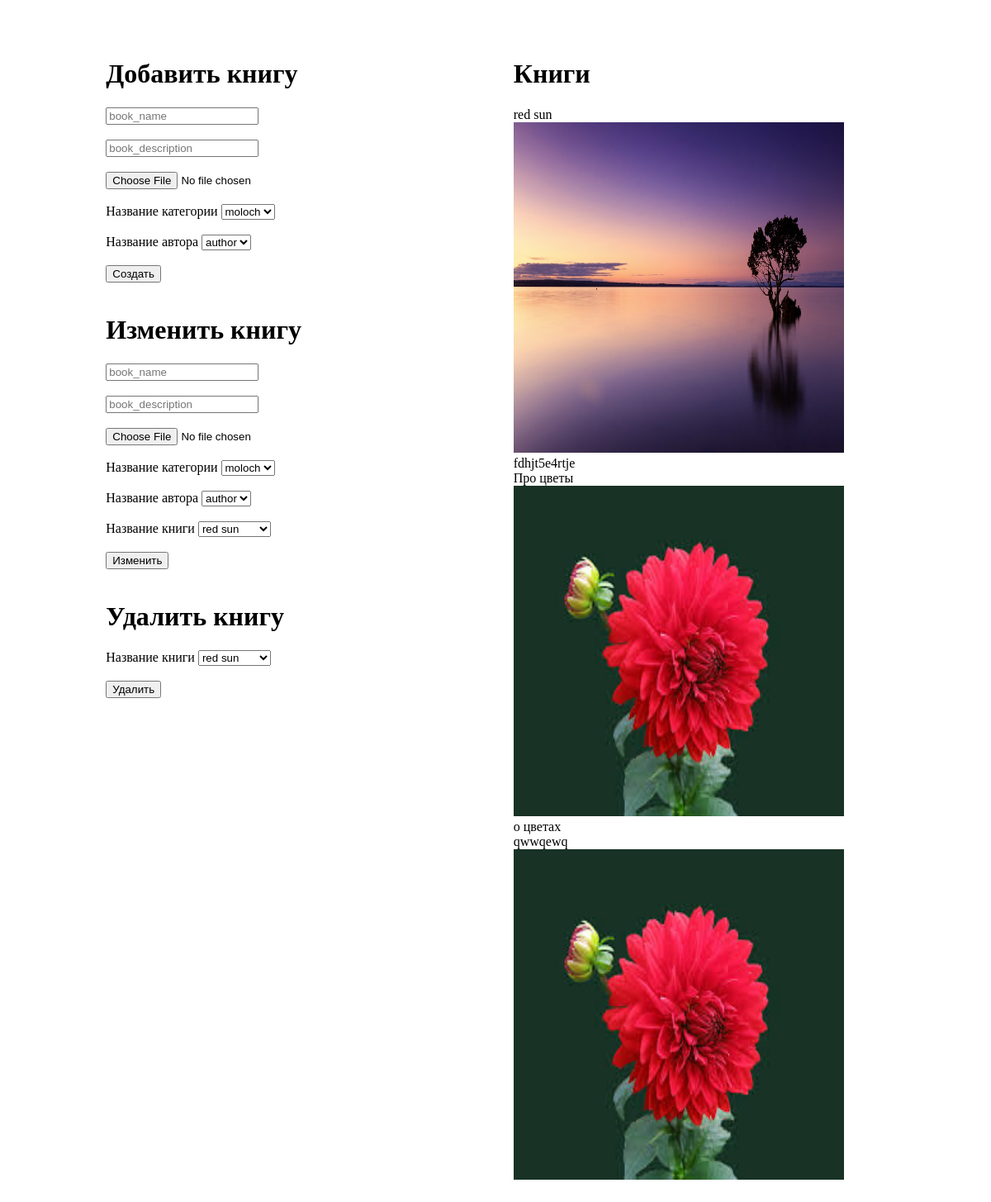
/books, run on the app's committed database.
### app/models.py (models this page shows)
class Book(models.Model):
    name = models.CharField(max_length=100)
    image = models.ImageField(upload_to='books/%d-%m-%y')
    description = models.TextField()
    category = models.ForeignKey(Category,
                                 related_name='categories',
                                 on_delete=models.CASCADE)
    author = models.ForeignKey(Author,
                               related_name='authors',
                               on_delete=models.CASCADE)

### app/views.py (the view)
# urls.py: path('books', books, name='books'),
def books(request):
    ctx = {
        'books': Book.objects.all(),
        'authors': Author.objects.all(),
        'categories': Category.objects.all()
    }
    return render(request, 'app/books.html', context=ctx)

### app/templates/app/books.html (shortened to what this page needs)
<!DOCTYPE html>
<html lang="en">
<head>
</head>
<body>
<div class="all_books">
<div>
<h1>Добавить книгу</h1>
<form action="{% url 'create_book' %}" method="post" enctype="multipart/form-data">
        <input type="text" name="book_name" placeholder="book_name"><br><br>
        <input type="text" name="book_description" placeholder="book_description"><br><br>
        <input type="file" name="book_image" accept="image/*"><br><br>
        Название категории <select name="category_id">
            {% for category in categories %}
            <option value="{{category.id}}">{{category.name}}</option>
        {% endfor %}
        </select><br><br>
       Название автора <select name="author_id">
            {% for author in authors %}
            <option value="{{author.id}}">{{author.name}}</option>
        {% endfor %}
        </select><br><br>
        <button>Создать</button><br><br>
    </form>
    <h1>Изменить книгу</h1>
    <form action="{% url 'change_book' %}" method="post" enctype="multipart/form-data">
        <input type="text" name="book_name" placeholder="book_name"><br><br>
        <input type="text" name="book_description" placeholder="book_description"><br><br>
        <input type="file" name="book_image" accept="image/*"><br><br>
        Название категории <select name="category_id">
            {% for category in categories %}
            <option value="{{category.id}}">{{category.name}}</option>
        {% endfor %}
        </select><br><br>
       Название автора <select name="author_id">
            {% for author in authors %}
            <option value="{{author.id}}">{{author.name}}</option>
        {% endfor %}
        </select><br><br>
        Название книги <select name="book_id">
            {% for book in books %}
            <option value="{{book.id}}">{{book.name}}</option>
        {% endfor %}
        </select><br><br>
        <button>Изменить</button><br><br>
    </form>
        <h1>Удалить книгу</h1>
    <form action="{% url 'delete_book' %}" method="post" enctype="multipart/form-data">
        Название книги <select name="book_id">
            {% for book in books %}
            <option value="{{book.id}}">{{book.name}}</option>
        {% endfor %}
        </select><br><br>
        <button>Удалить</button><br><br>
    </form>
</div>
<div class="books">
<h1> Книги</h1>
    {%for book in books%}
    <div class="book">
    <div> {{book.name}}</div>
    <img src="{{book.image.url}}">
        <div>{{book.description}}</div>
    </div>
    {%endfor%}
</div>
</div>
</body>
</html>

### app/templates/app/books.html (style rules this page uses)
img { width: 400px; height: 400px; }
.all_books { margin-top: 50px; display: flex; justify-content: space-around; }
.books { height: 80vh; overflow: scroll; overflow-x: hidden; }
.book { margin-right: 50px; }

### data on the page
Book: name "red sun", image (picture), description "fdhjt5e4rtje"
Book: name "Про цветы", image (picture), description "о цветах"
Book: name "qwwqewq", image (picture)

### other printed values
form field category_id "moloch"
form field author_id "author"
form field book_id "red sun"
